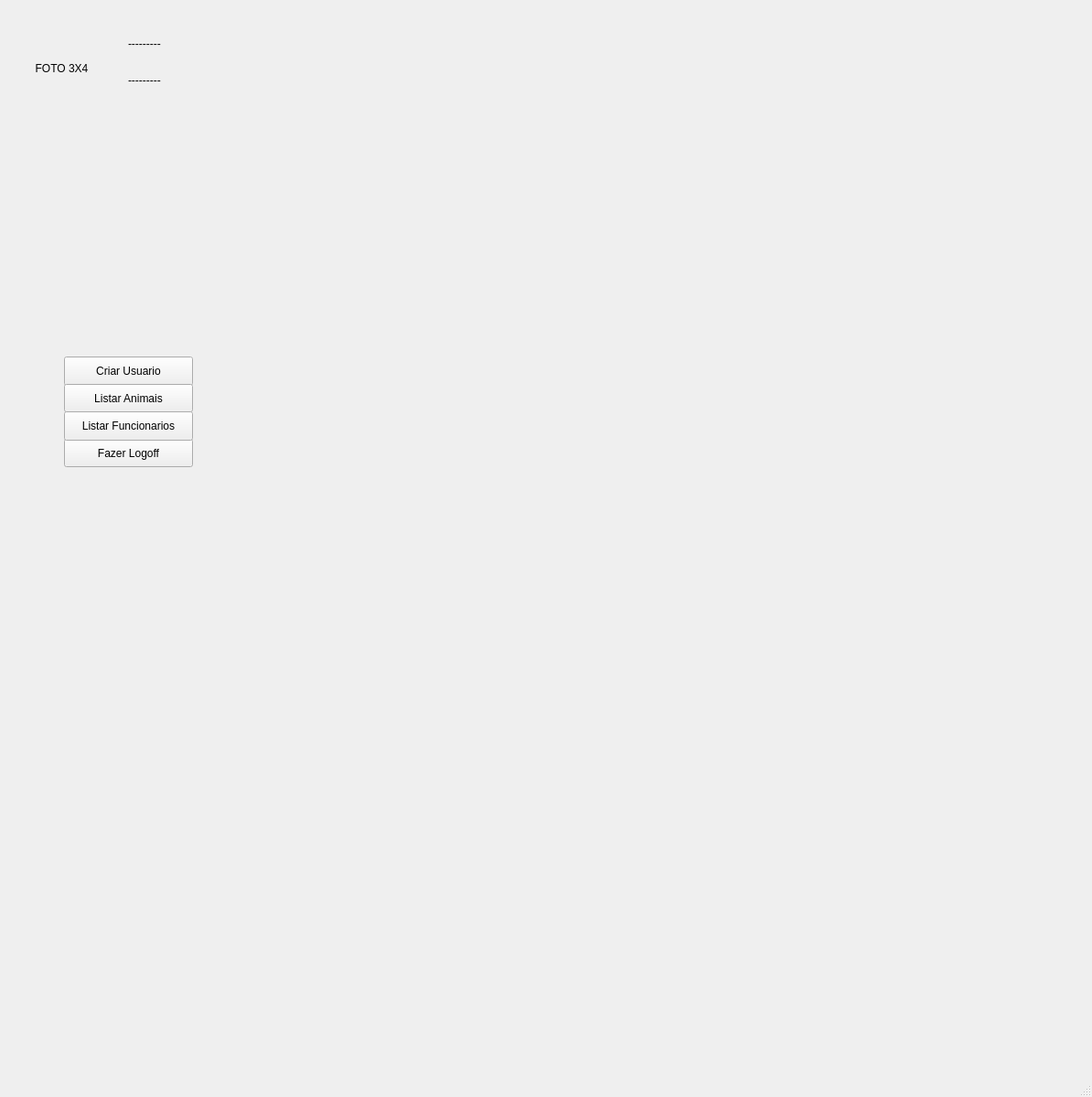
<?xml version="1.0" encoding="UTF-8"?>
<ui version="4.0">
 <class>TelaMenuPrincipal</class>
 <widget class="QMainWindow" name="TelaMenuPrincipal">
  <property name="geometry">
   <rect>
    <x>0</x>
    <y>0</y>
    <width>1194</width>
    <height>1200</height>
   </rect>
  </property>
  <property name="minimumSize">
   <size>
    <width>1194</width>
    <height>1200</height>
   </size>
  </property>
  <property name="windowTitle">
   <string>Pet Shop Management</string>
  </property>
  <widget class="QWidget" name="centralwidget">
   <widget class="QPushButton" name="btn_logoff">
    <property name="geometry">
     <rect>
      <x>70</x>
      <y>480</y>
      <width>141</width>
      <height>31</height>
     </rect>
    </property>
    <property name="text">
     <string>Fazer Logoff</string>
    </property>
   </widget>
   <widget class="QLabel" name="foto_inicial">
    <property name="geometry">
     <rect>
      <x>30</x>
      <y>20</y>
      <width>75</width>
      <height>125</height>
     </rect>
    </property>
    <property name="minimumSize">
     <size>
      <width>75</width>
      <height>110</height>
     </size>
    </property>
    <property name="maximumSize">
     <size>
      <width>75</width>
      <height>110</height>
     </size>
    </property>
    <property name="text">
     <string>FOTO 3X4</string>
    </property>
    <property name="scaledContents">
     <bool>true</bool>
    </property>
    <property name="alignment">
     <set>Qt::AlignCenter</set>
    </property>
   </widget>
   <widget class="QLabel" name="label_nome">
    <property name="geometry">
     <rect>
      <x>140</x>
      <y>40</y>
      <width>103</width>
      <height>16</height>
     </rect>
    </property>
    <property name="text">
     <string>---------</string>
    </property>
   </widget>
   <widget class="QLabel" name="label_cargo">
    <property name="geometry">
     <rect>
      <x>140</x>
      <y>80</y>
      <width>59</width>
      <height>16</height>
     </rect>
    </property>
    <property name="text">
     <string>---------</string>
    </property>
   </widget>
   <widget class="QPushButton" name="btn_criar_usuario">
    <property name="geometry">
     <rect>
      <x>70</x>
      <y>390</y>
      <width>141</width>
      <height>32</height>
     </rect>
    </property>
    <property name="text">
     <string>Criar Usuario</string>
    </property>
   </widget>
   <widget class="QPushButton" name="btn_logoff_2">
    <property name="geometry">
     <rect>
      <x>70</x>
      <y>420</y>
      <width>141</width>
      <height>31</height>
     </rect>
    </property>
    <property name="text">
     <string>Listar Animais</string>
    </property>
   </widget>
   <widget class="QPushButton" name="pushButton">
    <property name="geometry">
     <rect>
      <x>70</x>
      <y>450</y>
      <width>141</width>
      <height>32</height>
     </rect>
    </property>
    <property name="text">
     <string>Listar Funcionarios</string>
    </property>
   </widget>
  </widget>
  <widget class="QMenuBar" name="menubar">
   <property name="geometry">
    <rect>
     <x>0</x>
     <y>0</y>
     <width>1194</width>
     <height>22</height>
    </rect>
   </property>
  </widget>
  <widget class="QStatusBar" name="statusbar">
   <property name="font">
    <font>
     <family>Arial</family>
     <pointsize>8</pointsize>
     <italic>true</italic>
    </font>
   </property>
  </widget>
 </widget>
 <resources/>
 <connections/>
</ui>
